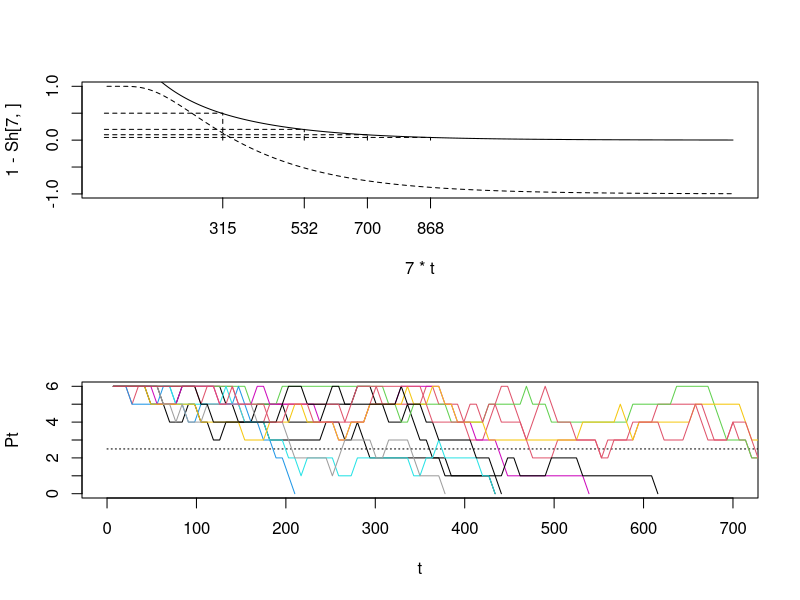

Write R code to recreate this figure.


now = 0
newInfections = rep(0,5)
oldInfections = rep(0,6)

updateOld6 = function(S){
  rmultinom(1, S[1], P6t[,1]) + 
  rmultinom(1, S[2], P6t[,2]) + 
  rmultinom(1, S[3], P6t[,3]) + 
  rmultinom(1, S[4], P6t[,4]) + 
  rmultinom(1, S[5], P6t[,5]) + 
  rmultinom(1, S[6], P6t[,6])
}

qq = 4/5
pp = 1/10
Pt = t(matrix(
  c(
    c(qq,   pp,           0,          0, 0),
    c(1-qq, (1-pp)*qq,    pp,         0, 0), 
    c(0,    (1-pp)*(1-qq), (1-pp)*qq, pp, 0),
    c(0,    0,  (1-pp)*(1-qq), (1-pp)*qq,0),
    c(0,    0,  0, (1-pp)*(1-qq), 1)
  )
,5,5))

P6t = Pt[1:4, 1:3]
P6t = rbind(P6t, 0)
P6t = rbind(P6t, 0)
P6t = rbind(P6t, 0)
P6t = cbind(P6t, c(0,P6t[-7,3]))
P6t = cbind(P6t, c(0,P6t[-7,4]))
P6t = cbind(P6t, c(0,P6t[-7,5]))
P6t = cbind(P6t, c(0,0,0,0,0,0,1))

S = matrix(c(1,0,0,0,0,0,0), 7, 1)
Sh = S


plotsh = function(Sh){
 mxx = function(x){which.max(x*10^(6:0))}
 Pt = 7-apply(Sh, 2, mxx)
 Pt = c(Pt[which(Pt>0)],0)
 t = 7*(1:length(Pt))
 plot(t, Pt, type = "l")
 segments(0,2.5, max(t)*7, 2.5) 
 Pt
}

linesh = function(Sh){
  mxx = function(x){which.max(x*10^(6:0))}
  Pt = 7-apply(Sh, 2, mxx)
  Pt = c(Pt[which(Pt>0)],0)
  t = 7*(1:length(Pt))
  lines(t, Pt, type = "l")
  segments(0,2.5, max(t)*7, 2.5) 
  Pt
}

meanInfection = function(S, plotit=TRUE){
  Sh=S
  while(sum(S[-7]>.001)){
    S=P6t%*%S
    Sh=cbind(Sh,S)
  }
  t=1:dim(Sh)[2]
  plot(7*t, 1-Sh[7,], type = "l", lty=2, xaxt="n")
  patent = colSums(Sh[1:3,])
  lines(7*t, patent)
  ix = min(which(patent<0.5))
  segments(0, 0.5, 7*t[ix], 0.5, lty =2)
  segments(7*t[ix], 0, 7*t[ix], 0.5, lty=2)
  axis(1, 7*t[ix], 7*t[ix])

  vv = 0.2
  ix = min(which(patent<vv))
  segments(0, vv, 7*t[ix], vv, lty =2)
  segments(7*t[ix], 0, 7*t[ix], vv, lty=2)
  axis(1, 7*t[ix], 7*t[ix])
  
  vv = 0.1
  ix = min(which(patent<vv))
  segments(0, vv, 7*t[ix], vv, lty =2)
  segments(7*t[ix], 0, 7*t[ix], vv, lty=2)
  axis(1, 7*t[ix], 7*t[ix])
  
  vv = 0.05
  ix = min(which(patent<vv))
  segments(0, vv, 7*t[ix], vv, lty =2)
  segments(7*t[ix], 0, 7*t[ix], vv, lty=2)
  axis(1, 7*t[ix], 7*t[ix])
  
}

oneInfection = function(S, plotit="plot",i=0){
  Sh=S
  while(sum(S[-7])>0){
    S = updateOld6(S)
    Sh = cbind(Sh, S)
  }

  mxx = function(x){which.max(x*10^(6:0))}
  Pt = 7-apply(Sh, 2, mxx)
  if(plotit=="plot") plotsh(Pt)
  if(plotit=="lines") linesh(Pt,i)
  Pt 
} 

plotsh = function(Pt){
  t = 7*(1:length(Pt))
  plot(t, Pt, type = "l", xlim = c(0,700))
  segments(0,2.5, max(t)*7, 2.5, lty=3) 
}

linesh = function(Pt,i=0){
  t = 7*(1:length(Pt))
  lines(t, Pt, type = "l", xlim = c(0, 700), col = i)
}

par(mfrow = c(2,1))

S = c(2,0,0,0,0,0,0)
meanInfection(S)

Pt=oneInfection(S, "plot")
for(i in 1:10)
  oneInfection(S, "lines", i)